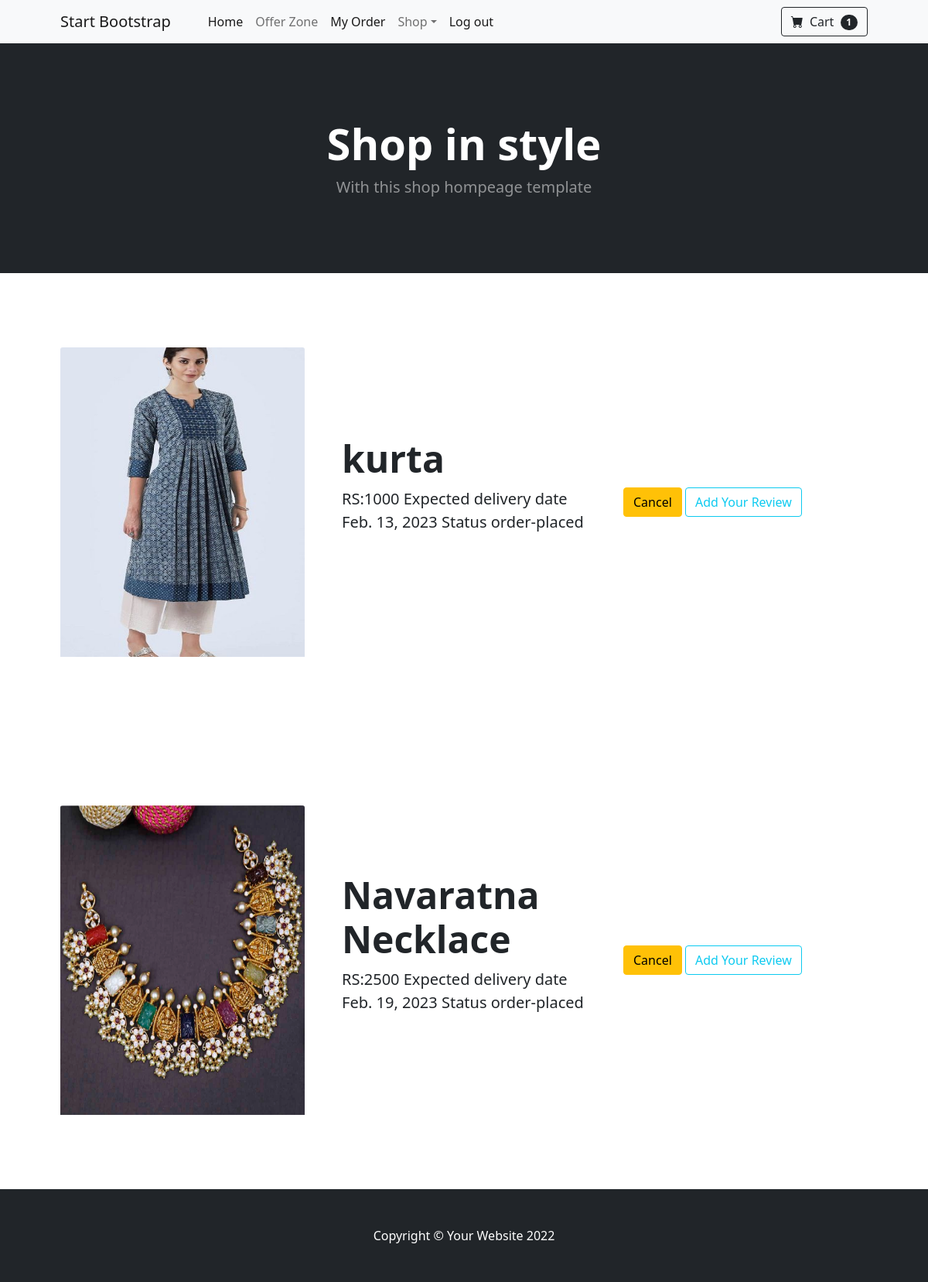
/orders/list (signed in), run on the app's committed database.
### store/models.py (models this page shows, shortened)
class Orders(models.Model):
    product=models.ForeignKey(Products,on_delete=models.CASCADE)
    user=models.ForeignKey(User,on_delete=models.CASCADE)
    created_date=models.DateTimeField(auto_now_add=True)
    options=(
        ("shipped","shipped"),
        ("order-placed","order-placed"),
        ("in-transit","in-transit"),
        ("delivered","delivered"),
        ("cancelled","cancelled"),
        ("return","return")
    )
    status=models.CharField(max_length=200,choices=options,default="order-placed")
    curDtae=datetime.date.today()
    expDate=curDtae+datetime.timedelta(days=5)
    expected_deliverydate=models.DateField(default=expDate)
    address=models.CharField(max_length=300,null=True)

class Products(models.Model):
    product_name=models.CharField(max_length=200)
    category=models.ForeignKey(Category,on_delete=models.CASCADE)
    description=models.CharField(max_length=200)
    price=models.PositiveIntegerField()
    is_active=models.BooleanField(default=True)
    image=models.ImageField(upload_to="images",null=True,blank=True)

### customer/views.py (the view)
# urls.py: path("orders/list",views.OrderlistView.as_view(),name="order-list"),
@method_decorator(signin_required,name="dispatch")
class OrderlistView(View):
    def get(self,request,*args,**kwargs):
        qs=Orders.objects.filter(user=request.user).exclude(status="cancelled")
        return render(request,"order-list.html",{"orders":qs})

### customer/context_processors.py (called while the page is built)
def cart_count(request):
    if request.user.is_authenticated:
        cnt=Carts.objects.filter(user=request.user,status="in-cart").count()
    else:
        cnt=0
    return {"count":cnt}

### customer/views.py (called while the page is built)
def signin_required(fn):
    def wrapper(request,*args,**kwrags):
        if not request.user.is_authenticated:
            messages.error(request,"invalid session")
            return redirect("signin")
        else:
            return fn(request,*args,**kwrags)
    return wrapper

### customer/templates/order-list.html (shortened to what this page needs)
{%extends 'base.html' %}
{%block body%}
{%for o in orders%}
<section class="py-5">
    <div class="container px-4 px-lg-5 my-5">
        <div class="row gx-4 gx-lg-5 align-items-center">
            <div class="col-md-4">
                {%if o.product.image%}
                <img class="card-img-top mb-5 mb-md-0" src="{{o.product.image.url}} " alt="..." / height="400px" >
                {%else%}
                <img class="card-img-top mb-5 mb-md-0" src="https://dummyimage.com/600x700/dee2e6/6c757d.jpg" alt="..." / height="400px">
                {%endif%}
            </div>
            <div class="col-md-4">
                <h1 class="display-5 fw-bolder">{{o.product.product_name}} </h1>
                <div class="fs-5 mb-5">
                    <span>RS:{{o.product.price}}</span>
                    <span>Expected delivery date {{o.expected_deliverydate}}</span>
                    <span>Status {{o.status}}</span>
                </div>
            </div>
            <div class="col-md-4">
                <a href="{%url 'order-cancel' o.id%} " class="btn btn-warning">Cancel</a>
                <a href="{%url 'review-add' o.product.id %} " class="btn btn-outline-info">Add Your Review</a>
            </div>
        </div>
    </div>
</section>
{%endfor%}
{%endblock%}

### data on the page
Orders: product.image (picture), product.product_name "kurta", product.price "1000", expected_deliverydate "Feb. 13, 2023", status "order-placed"
Orders: product.image (picture), product.product_name "Navaratna Necklace", product.price "2500", expected_deliverydate "Feb. 19, 2023", status "order-placed"

### other printed values
{{ count }} "1"
